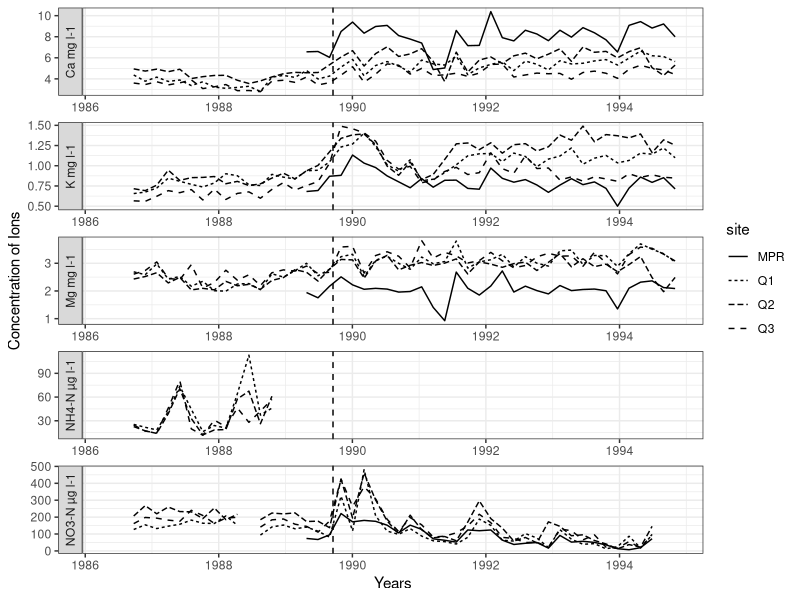

This chart was generated by the following R code:
## ---- chunk 1
#| output: false
#| echo: false
# load libraries and data
library(tidyverse)
cdat <- read_csv('../output/cleaned_data.csv')
## ---- chunk 2
# reformat data into long format
cdat_long <- cdat |>
  pivot_longer(
    cols = c(k_mgl, no3, mg_mgl, ca, nh4),
    names_to = 'Ion',
    values_to = 'Concentration'
  )
## ---- chunk 3
#| warning: false
# multiplot for each ion and site
plot1 <- cdat_long |>
  ggplot(
    aes(x = window_start, y = Concentration, linetype = site)
  ) +
  geom_line() +
  facet_wrap(
    vars(Ion),
    scales = 'free',
    ncol = 1,
    strip.position = "left",
    labeller = labeller(
      Ion = c( # relabel ion names
        'ca' = 'Ca mg l-1',
        'k_mgl' = 'K mg l-1',
        'mg_mgl' = 'Mg mg l-1',
        'nh4' = 'NH4-N µg l-1',
        'no3' = 'NO3-N µg l-1'
      )
    )
  ) +
  geom_vline(xintercept = ymd('1989-09-17'), linetype = 'dashed') + # add when the hurricane hit
  labs(x = 'Years', y = 'Concentration of Ions') +
  theme_bw()

plot1
